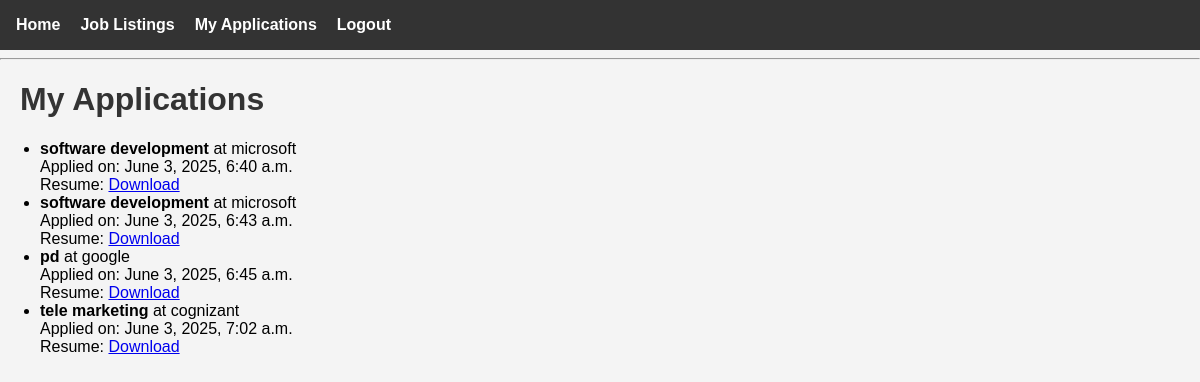
The app's page /my-applications/ (signed in) with its own data.
### job/models.py (models this page shows, shortened)
class Application(models.Model):
    job=models.ForeignKey(Job,on_delete=models.CASCADE)
    applicant=models.ForeignKey(User,on_delete=models.CASCADE)
    resume=models.FileField(upload_to='resume/')
    applied_at=models.DateTimeField(auto_now_add=True)

class Job(models.Model):
    title=models.CharField(max_length=100)
    company=models.CharField(max_length=50)
    description=models.TextField(max_length=500)
    posted_by=models.ForeignKey(User,on_delete=models.CASCADE)
    posted_at=models.DateTimeField(auto_now_add=True)

### job/views.py (the view)
# urls.py: path('my-applications/', views.my_applications, name='my_applications'),
@login_required
def my_applications(request):
    if request.user.profile.user_type != 'jobseeker':
        return redirect('home')
    applications = Application.objects.filter(applicant=request.user).select_related('job')
    return render(request, 'job/my_applications.html', {'applications': applications})

### templates/job/my_applications.html
{% extends 'job/base.html' %}
{% block content %}
<h1>My Applications</h1>
<ul>
    {% for application in applications %}
        <li>
            <strong>{{ application.job.title }}</strong> at {{ application.job.company }}<br>
            Applied on: {{ application.applied_at|date:"F j, Y, g:i a" }}<br>
            Resume: <a href="{{ application.resume.url }}">Download</a>
        </li>
    {% empty %}
        <li>You haven’t applied to any jobs yet.</li>
    {% endfor %}
</ul>
{% endblock %}

### templates/job/base.html (shortened to what this page needs)
 {% load static %}
<!DOCTYPE html>
<html>
<head>
    <link rel="stylesheet" href="{% static 'job/styles.css' %}">
</head>
<body>
    <nav>
        <a href="{% url 'home' %}">Home</a>
        {% if user.is_authenticated %}
            {% if user.profile.user_type == 'employer' %}
                <a href="{% url 'post_job' %}">Post Job</a>
                <a href="{% url 'my_jobs' %}">My Jobs</a>
            {% else %}
                <a href="{% url 'job_listings' %}">Job Listings</a>
                <a href="{% url 'my_applications' %}">My Applications</a>
            {% endif %}
            <a href="{% url 'logout' %}">Logout</a>
        {% else %}
            <a href="{% url 'login' %}">Login</a>
            <a href="{% url 'signup' %}">Signup</a>
        {% endif %}
    </nav>
    <hr>
    {% block content %}{% endblock %}
</body>
</html>

### job/static/job/styles.css (style rules this page uses)
body { font-family: Arial, sans-serif; background-color: #f4f4f4; margin: 0; padding: 0; }
nav { background-color: #333; padding: 1rem; color: white; display: flex; gap: 20px; }
nav a { color: white; text-decoration: none; font-weight: bold; }
h1, h2 { color: #333; padding-left: 20px; }
ul { padding-left: 40px; }

### records on screen
Application: job "software development", job.company "microsoft", applied_at "June 3, 2025, 6:40 a.m."
Application: job "software development", job.company "microsoft", applied_at "June 3, 2025, 6:43 a.m."
Application: job "pd", job.company "google", applied_at "June 3, 2025, 6:45 a.m."
Application: job "tele marketing", job.company "cognizant", applied_at "June 3, 2025, 7:02 a.m."
